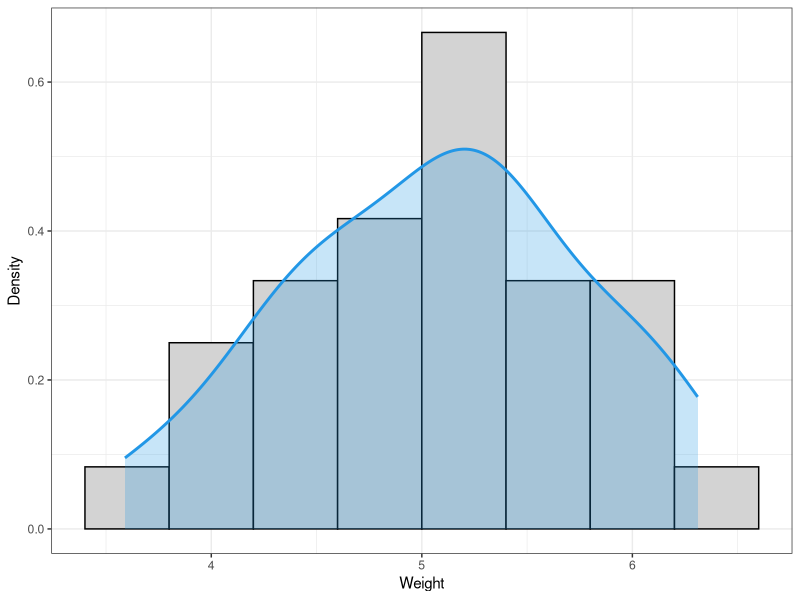
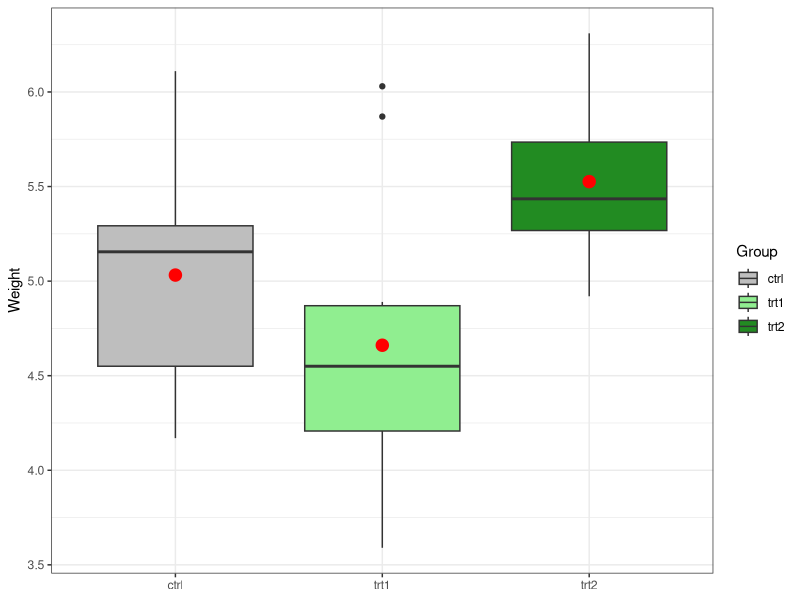
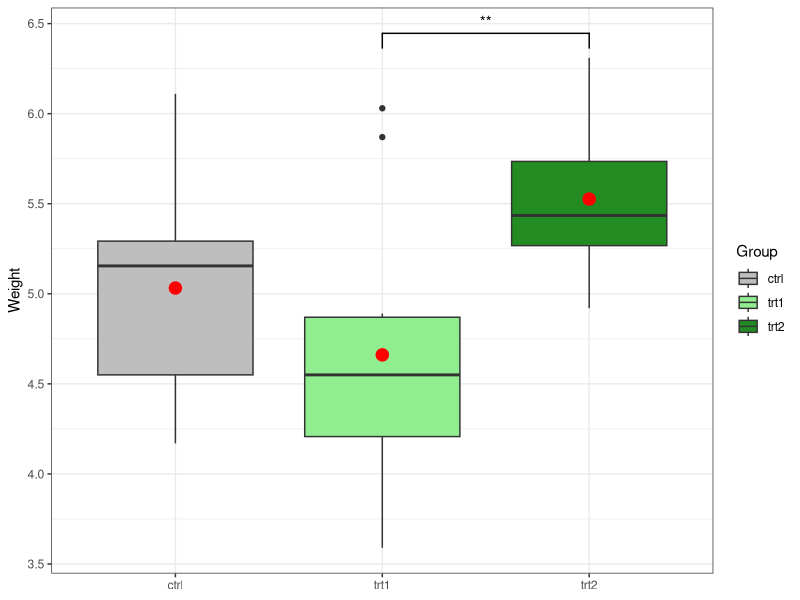

The R script that drew these images, in order:
## ---- chunk 1
knitr::opts_chunk$set(echo = TRUE)
## ---- chunk 2
library(ggplot2)
library(tidyverse)
library(ggsignif)
## ---- chunk 3

str(PlantGrowth)

head(PlantGrowth)
## ---- chunk 4
ggplot(PlantGrowth, aes(x=weight))+
  geom_histogram(aes(y=..density..), binwidth = 0.4, fill= 'lightgray', col= 1)+
  geom_density(lwd = 1, colour = 4,
               fill = 4, alpha = 0.25)+
  theme_bw()+
  labs(x='Weight', y='Density')
## ---- chunk 5
ggplot(PlantGrowth, aes(x=group, y=weight, fill = group))+
  geom_boxplot()+
  stat_summary(fun=mean, geom="point", shape=20, size=6, color="red", fill="red") +
  theme_bw()+
  labs(y="Weight", fill='Group')+
  scale_fill_manual(values = c('ctrl' = 'gray',
                               'trt1' = 'lightgreen',
                               'trt2' = 'forestgreen'))+
  theme(axis.title.x = element_blank())
## ---- chunk 6
model1<-aov(weight~group, data = PlantGrowth)   
summary(model1)
## ---- chunk 7
TukeyHSD(model1)
## ---- chunk 8
ggplot(PlantGrowth, aes(x=group, y=weight, fill = group))+
  geom_boxplot()+
  stat_summary(fun=mean, geom="point", shape=20, size=6, color="red", fill="red") +
  theme_bw()+
  labs(y="Weight", fill='Group')+
  scale_fill_manual(values = c('ctrl' = 'gray',
                               'trt1' = 'lightgreen',
                               'trt2' = 'forestgreen'))+
  theme(axis.title.x = element_blank())+
  geom_signif(comparisons = list(c("trt1", "trt2")), 
            map_signif_level=TRUE)
